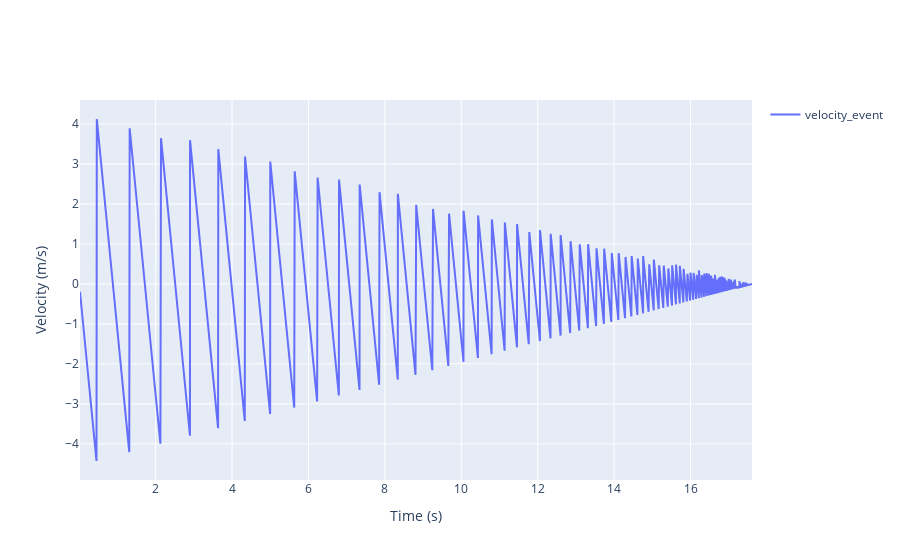
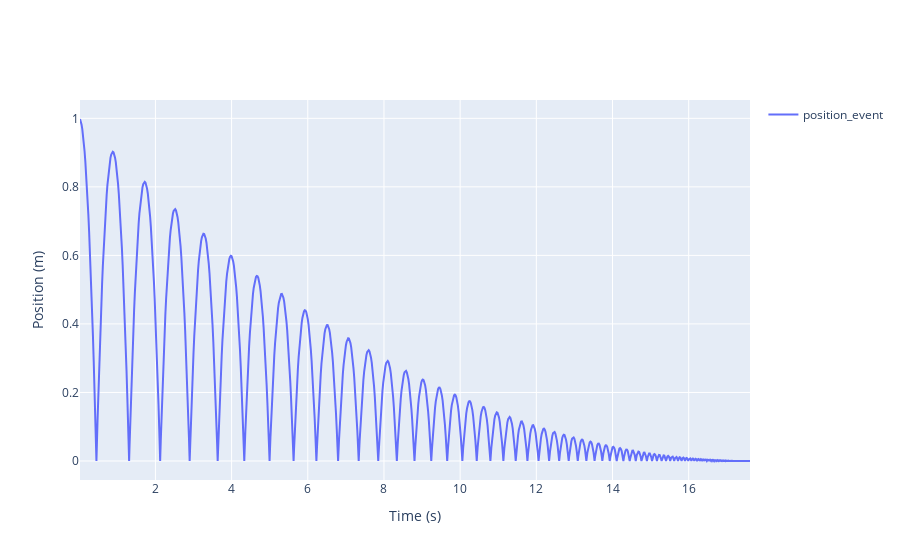

Here is the notebook cell these charts were saved with, in order:
### Code cell
collection.alias(sim2.model.historian, y={'velocity_event': 'S1.ball.t1.v', 'position_event': 'S1.ball.t1.x'})
f=Plotfig()
f.add(collection.res, y=['velocity_event'], xlabel='Time (s)', ylabel='Velocity (m/s)')
f.add(collection.res, y=['position_event'], xlabel='Time (s)', ylabel='Position (m)')
f.link_x()
f.show()

### Figure 1 — Plotly figure (JSON) as saved in the notebook; plotly's stock layout.template omitted (floating-point values rounded to 4 significant figures; data arrays with more than 128 entries replaced by an {"elided": "..."} marker saying what was removed)
{"data": [{"mode": "lines", "name": "velocity_event", "type": "scatter", "uid": "b73d27f6-5e5b-4142-b1dc-49eac1b684ee", "x": {"elided": "1249 float values"}, "y": {"elided": "1249 float values"}}], "layout": {"showlegend": true, "xaxis": {"autorange": true, "range": [null, null], "showgrid": true, "showline": false, "showticklabels": true, "title": {"text": "Time (s)"}, "zeroline": false}, "yaxis": {"autorange": true, "range": [null, null], "showgrid": true, "showline": false, "showticklabels": true, "title": {"text": "Velocity (m/s)"}, "zeroline": false}}}

### Figure 2 — Plotly figure (JSON) as saved in the notebook; plotly's stock layout.template omitted (floating-point values rounded to 4 significant figures; data arrays with more than 128 entries replaced by an {"elided": "..."} marker saying what was removed)
{"data": [{"mode": "lines", "name": "position_event", "type": "scatter", "uid": "520e418c-32de-4592-b535-7dae83b9ae5e", "x": {"elided": "1249 float values"}, "y": {"elided": "1249 float values"}}], "layout": {"showlegend": true, "xaxis": {"autorange": true, "range": [null, null], "showgrid": true, "showline": false, "showticklabels": true, "title": {"text": "Time (s)"}, "zeroline": false}, "yaxis": {"autorange": true, "range": [null, null], "showgrid": true, "showline": false, "showticklabels": true, "title": {"text": "Position (m)"}, "zeroline": false}}}
